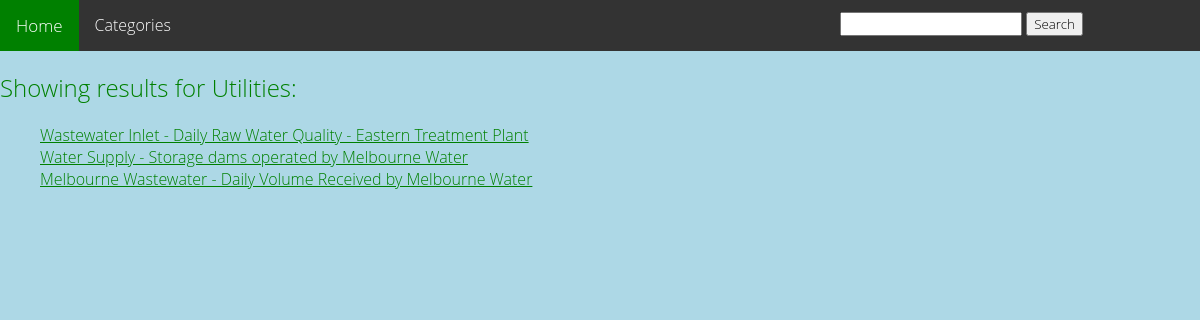
The app's page /open_data_charts/Utilities/ with its own data.
### open_data_charts/models.py (models this page shows, shortened)
class Category(models.Model):
    cat_id = models.IntegerField(primary_key=True)
    cat_name = models.CharField(max_length=100, verbose_name='Category name')
    def __str__(self):
        return self.cat_name

class Chart(models.Model):
    chart_id = models.IntegerField(primary_key=True)
    chart_title = models.CharField(max_length=500, verbose_name='Title')
    chart_category = models.ForeignKey(Category, on_delete=models.CASCADE, null=True, verbose_name='Category')
    chart_description = models.CharField(max_length=1000)
    chart_creation_date = models.DateTimeField(default=timezone.now(), verbose_name='Created')
    chart_filename = models.CharField(max_length=500, null=True)

### open_data_charts/views.py (the view)
# urls.py: path('<str:cat>/', views.CategoryView.as_view(), name="category"),
class CategoryView(generic.ListView):
    template_name = 'open_data_charts/category.html'
    context_object_name = 'chart_list'
    def get_queryset(self):
        query = self.request.GET.get('search')
        result = Chart.objects.all()
        if query:
            result = Chart.objects.filter(chart_title__contains=query)
        try:
            return {'categories': Category.objects.all(), 'specific_category': Category.objects.filter(cat_name=self.kwargs['cat'])[0], 'charts': result}
        except:
            return {'categories': Category.objects.all(), 'specific_category': Category.objects.filter(cat_name=self.kwargs['cat']), 'charts': result}

### open_data_charts/templates/open_data_charts/category.html (shortened to what this page needs)
<!DOCTYPE html>
{% load static %}
<link rel="stylesheet" type="text/css" href="{% static 'open_data_charts/style.css' %}">
<link rel="stylesheet" type="text/css" href="{% static 'open_data_charts/navStyle.css' %}">
<div class="topnav">
    <a class="active" href="/open_data_charts/">Home</a>
    <div class="dropdown">
        <button class="dropbtn">Categories
        </button>
    </div>
    <div class="search-dropdown">
    <div class="search-form">
    <form method="GET" action="">
    <input type="search" name="search" id="chart-search">
    <button type="submit" id="search-btn"> Search </button>
    </form>
  </div>
    </div>
</div>
<body>
<h2>Showing results for {{chart_list.specific_category.cat_name}}:</h2>
<ul>
{% for chart in chart_list.specific_category.chart_set.all %}
    <li>
        <a href="{% url 'open_data_charts:chart' chart_list.specific_category.cat_name chart.chart_id %}">{{chart.chart_title}}</a>
    </li>
{% endfor %}
</ul>
</body>

### open_data_charts/static/open_data_charts/style.css (style rules this page uses)
* { font-family: Open Sans, Helvetica, sans-serif; font-weight: 300; }
html, body { margin: 0; padding: 0; height: 100%; }
li a { color: green }
ul { list-style: none; }
body { background: lightblue; -webkit-background-size: cover; -moz-background-size: cover; -o-background-size: cover; background-size: cover; width: 100%; height: 100%; }
h1, h2, h3, p { color: green; }

### open_data_charts/static/open_data_charts/navStyle.css (style rules this page uses)
.topnav { background-color: #333; overflow: hidden; }
.topnav a { float: left; color: #f2f2f2; text-align: center; padding: 14px 16px; text-decoration: none; font-size: 17px; }
.topnav a.active { background-color: green; color: white; }
.dropdown { float: left; overflow: hidden; }
.dropdown .dropbtn { font-size: 16px; border: none; outline: none; color: white; padding: 14px 16px; background-color: inherit; font-family: inherit; margin: 0; }
.search-dropdown { position: absolute; left: 70%; top: 12px; overflow: hidden; }
.search-form { z-index: 2; }

### records on screen
Category: specific_category.cat_name "Utilities"
Chart: chart_title "Wastewater Inlet - Daily Raw Water Quality - Eastern Treatment Plant"
Chart: chart_title "Water Supply - Storage dams operated by Melbourne Water"
Chart: chart_title "Melbourne Wastewater - Daily Volume Received by Melbourne Water"
